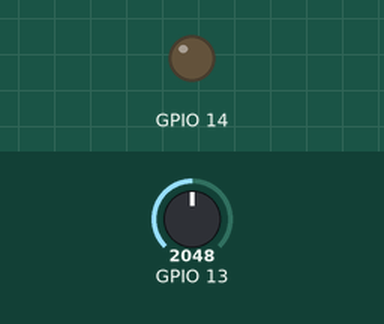
A sketch run on a simulated ESP32. On the bench: output pins drawn as LEDs (lit = HIGH). The test bench sets the inputs (shaded band); at power-on: GPIO 13 = 2048. What the sketch prints to the serial monitor is not drawn.

Above: at 1.2 s.
1.3 s: GPIO 13 set to 1228
At 2.4 s:
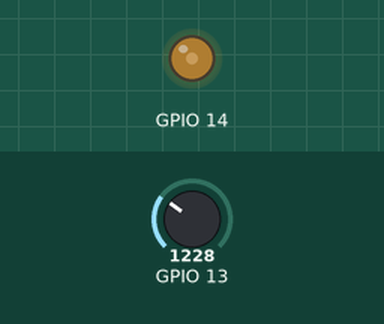
2.8 s: GPIO 13 set to 491
At 3.6 s:
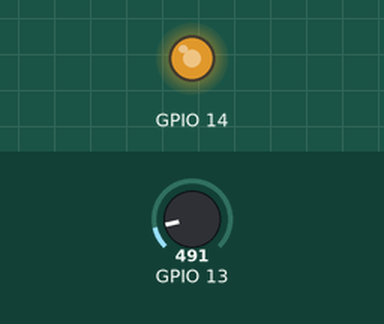
4.3 s: GPIO 13 set to 0
At 4.7 s:
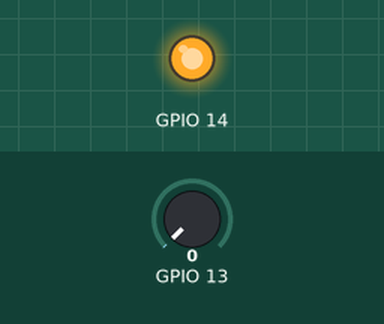
Timing chart, 0 to 7.3 s (numbered marks = the images above; inputs shaded):
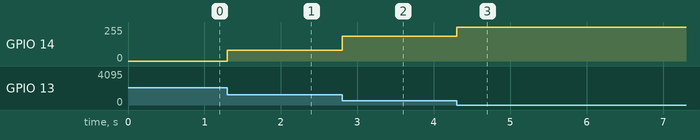

Measured:
- after the input at 1.3 s, GPIO 14: 0/255 → 82/255 at once
- after the input at 2.8 s, GPIO 14: 82/255 → 185/255 at once
- after the input at 4.3 s, GPIO 14: 185/255 → 255/255 at once

The sketch:

2021_1005-1.ino
```cpp
void setup() {
  Serial.begin(115200);
  pinMode(13, INPUT);

  ledcSetup(0, 5000, 8);
  ledcAttachPin(14, 0);
}

void loop() {
  int input = analogRead(13);
  input = min(input, 1800);
  int input_map = map(input, 0, 1800, 0, 255);
  Serial.println(input_map);

  ledcWrite(0, 255-input_map);
}
```
